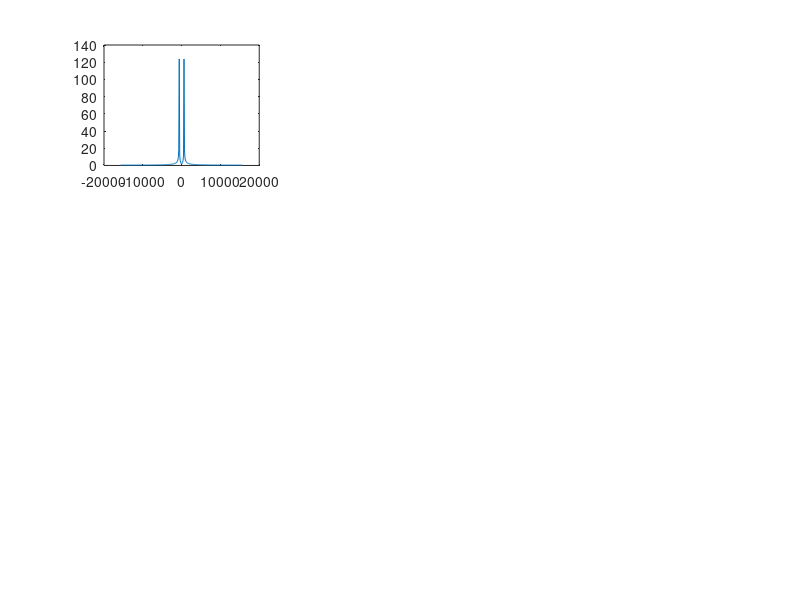

Reproduce this figure in MATLAB. (Note: this script raises an error after producing the figure.)
clear all; clc;
N = [256,500,2048];
n = 0:1:500;
fs = 5000;

ws = 2*pi*fs

x1 = sin(2*pi*n/50);
x2 = cos(2*pi*n/50);



figure(1)

index_graph =1:7;

for i=1:length(N)
    ejex = [-ws/2:ws/N(i):ws/2-1];
    X1 = fftshift(fft(x1,N(i)));
    
   
    %Magnitud
    mag1 = abs(X1);
    
    %real
    rX1 = real(X1);
    
    %imag
    iX1 = imag(X1);
    

    if i==1
       
        subplot(3,3,i);
        plot(ejex,mag1);
        title("Magnitud de FFT de x1 con N =" + num2str(N(i))+ " entre [-\pi,\pi]")
        ylim([-50,200])
    
        subplot(3,3,i+1);
        plot(ejex,rX1);
        title("Parte Real  FFT de x1 con N =" + num2str(N(i))+ " entre [\pi,\pi]")
        ylim([-50,200])

        subplot(3,3,i+2);
        plot(ejex,iX1)
        title("Parte Imaginaria  FFT de x1 con N =" + num2str(N(i))+ " entre [\pi,\pi]")
        ylim([-50,200])
        

    end
    
    if i== 2
        subplot(3,3,i*2);
        plot(ejex,mag1);
        title("Magnitud de FFT de x1 con N =" + num2str(N(i))+ " entre [-\pi,\pi]")
        ylim([-50,200])
        
        subplot(3,3, i*2+1);
        plot(ejex,rX1);
        title("Parte Real  FFT de x1 con N =" + num2str(N(i))+ " entre [\pi,\pi]")
        ylim([-50,200])
        
        subplot(3,3,i*2+2);
        plot(ejex,iX1)
        title("Parte Imaginaria  FFT de x1 con N =" + num2str(N(i))+ " entre [\pi,\pi]")
        ylim([-50,200])
   
    end
   
   if i== 3
        subplot(3,3,i*3-2);
        plot(ejex,mag1);
        title("Magnitud de FFT de x1 con N =" + num2str(N(i))+ " entre [-\pi,\pi]")
        ylim([-50,200])
        
        subplot(3,3,i*3-1);
        plot(ejex,rX1);
        title("Parte Real  FFT de x1 con N =" + num2str(N(i))+ " entre [\pi,\pi]")
        ylim([-50,200])

        subplot(3,3,i*3);
        plot(ejex,iX1)
        title("Parte Imaginaria  FFT de x1 con N =" + num2str(N(i))+ " entre [\pi,\pi]")
        ylim([-50,200])
     
    end
    
    
end

figure(2)
%%
for i=1:length(N)
    ejex = [-ws/2:ws/N(i):ws/2-1];
 
    X2 = fftshift(fft(x2,N(i)));
       
    %Magnitud
    mag2 = abs(X2);
    
    %real
    rX2 = real(X2);
    
    %imag
    iX2 = imag(X2);
    
        if i==1
       
        subplot(3,3,i);
        plot(ejex,mag2);
        title("Magnitud de FFT de x1 con N =" + num2str(N(i))+ " entre [-\pi,\pi]")
        ylim([-50,200])
    
        subplot(3,3,i+1);
        plot(ejex,rX2);
        title("Parte Real  FFT de x1 con N =" + num2str(N(i))+ " entre [\pi,\pi]")
        ylim([-50,200])

        subplot(3,3,i+2);
        plot(ejex,iX2)
        title("Parte Imaginaria  FFT de x1 con N =" + num2str(N(i))+ " entre [\pi,\pi]")
        ylim([-50,200])
        

    end
    
    if i== 2
        subplot(3,3,i*2);
        plot(ejex,mag2);
        title("Magnitud de FFT de x1 con N =" + num2str(N(i))+ " entre [-\pi,\pi]")
        ylim([-50,200])
    
        subplot(3,3, i*2+1);
        plot(ejex,rX2);
        title("Parte Real  FFT de x1 con N =" + num2str(N(i))+ " entre [\pi,\pi]")
        ylim([-50,200])

        subplot(3,3,i*2+2);
        plot(ejex,iX2)
        title("Parte Imaginaria  FFT de x1 con N =" + num2str(N(i))+ " entre [\pi,\pi]")
        ylim([-50,200])
   
    end
   
   if i== 3
        subplot(3,3,i*3-2);
        plot(ejex,mag2);
        title("Magnitud de FFT de x1 con N =" + num2str(N(i))+ " entre [-\pi,\pi]")
        ylim([-50,200])
    
        subplot(3,3,i*3-1);
        plot(ejex,rX2);
        title("Parte Real  FFT de x1 con N =" + num2str(N(i))+ " entre [\pi,\pi]")
        ylim([-50,200])

        subplot(3,3,i*3);
        plot(ejex,iX2)
        title("Parte Imaginaria  FFT de x1 con N =" + num2str(N(i))+ " entre [\pi,\pi]")
        ylim([-50,200])
        
    end
    
end